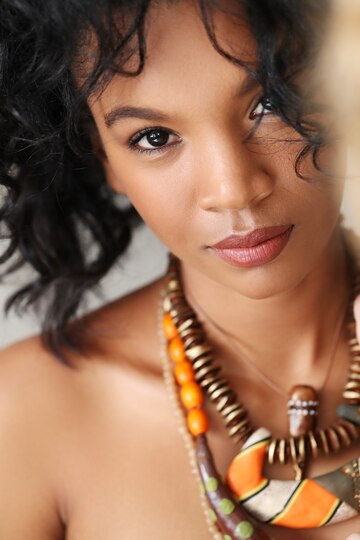
#> input picture Dataset/8.jpg, 360 x 540 px, found by its file name
$ python project_01_code.py
#> lines starting #> are read from the running program, lines starting #| are printed output that depends on the picture; after the words box and inside, x2 and y2 are one past the last pixel; in counts of white or black regions, pixels touching at a corner belong together
import numpy as np
import cv2
import matplotlib.pyplot as plt

image = cv2.imread("8.jpg")
#> image is the input picture: shape (540, 360, 3); mean B, G, R 84.4, 108.5, 148.8
image_rgb = cv2.cvtColor(image, cv2.COLOR_BGR2RGB)

# Take a variety of photographs of people and calculate the xy chromaticity values for
# each pixel.

# calculating RG chromaticity using equations
image_R = image_rgb[:,:,0]*1.0/image_rgb.sum(axis =2)
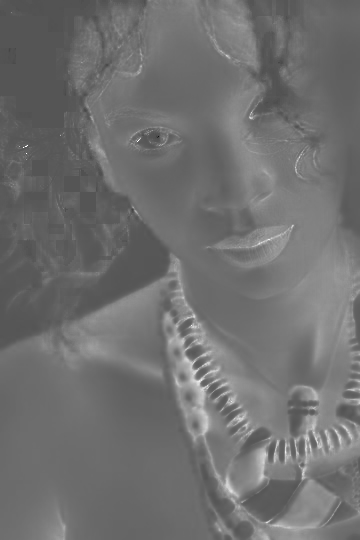
#> image_R: shape (540, 360) float64; min 0.0714, max 1, mean 0.44
image_G = image_rgb[:,:,1]*1.0/image_rgb.sum(axis =2)
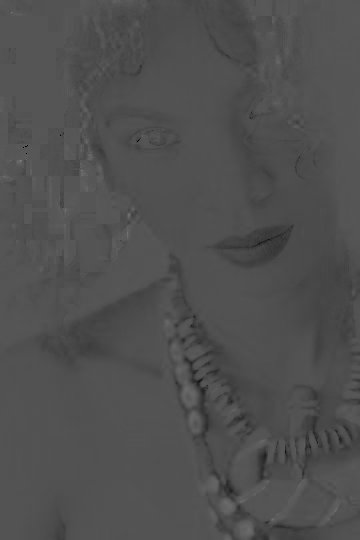
#> image_G: shape (540, 360) float64; min 0, max 0.5, mean 0.314


#Crop the photos or otherwise indicate with a painting tool which pixels are likely to be
# skin (e.g. face and arms)
patch = image_rgb[420:490, 60:140]
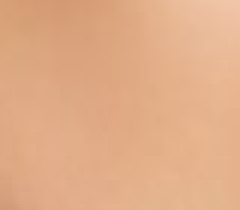
#> patch: shape (70, 80, 3) (shown 3 times larger); mean R, G, B 225.3, 172.9, 135.9


# Calculate a color (chromaticity) distribution for these pixels. You can use something as
# simple as a mean and covariance measure or as complicated as a mean-shift
# segmentation algorithm (see Section 5.3.2). You can optionally use non-skin pixels to
# model the background distribution.

# getting RG chroaticity for patch
patch_R = patch[:,:,0]*1.0/patch.sum(axis =2)
patch_G = patch[:,:,1]*1.0/patch.sum(axis= 2)

# mean and covariance measure OR mean_shift_segmentation
std_patch_R = np.std(patch_R.flatten())
#> std_patch_R = 0.00735
mean_patch_R = np.mean(patch_R.flatten())
#> mean_patch_R = 0.422

std_patch_G = np.std(patch_G.flatten())
#> std_patch_G = 0.00197
mean_patch_G = np.mean(patch_G.flatten())
#> mean_patch_G = 0.324

cov_matrix = np.cov(patch_R.flatten(), patch_G.flatten())
#> cov_matrix = [[5.4e-05, -9.19e-06], [-9.19e-06, 3.89e-06]]

# estimate bandwidth for mean shift clustering
# flat_patch = np.column_stack((patch_R.flatten(),patch_G.flatten()) )
# bandwidth = estimate_bandwidth(flat_patch, quantile=0.06, n_samples=3000)
# ms = MeanShift(bandwidth = bandwidth, bin_seeding=True)
# ms.fit(flat_patch)
# ??????????????????????????????????????????


# parametric segmentation: fit gaussian probability distribution using mask

def gaussian(p, mean, std):
    return np.exp(-(p-mean)**2/(2*std**2))*(1/(std*((2*np.pi)**0.5)))

x = np.linspace(0,1)
y = gaussian(x, mean_patch_R, std_patch_R)
#> y = 50 values, max 37.03 at index 21, min 0 at index 0, mean 0.92
# plt.plot(x,y)

prob_R = gaussian(image_R, mean_patch_R, std_patch_R)

prob_G = gaussian(image_G, mean_patch_G, std_patch_G)
#> call 3 of gaussian, with mean = 0.324, std = 0.00197
#> in gaussian (call 3), `return np.exp(-(p-mean)**2/(2*std**2))*(1/(std*((2*np.pi)**0.5)))`:
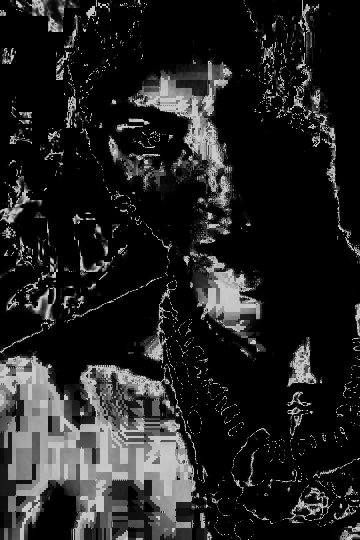
#> returned value: shape (540, 360) float64; min 0, max 202.4, mean 33.9

prob = prob_R * prob_G
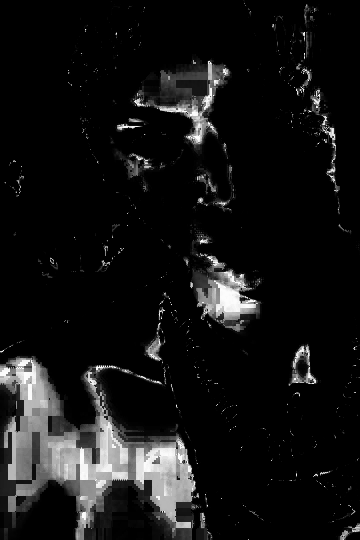
#> prob: shape (540, 360) float64; min 0, max 10985.3, mean 854.1; drawn with min black and max white

threshold = 0.2


# /////////////////////////
plt.figure(figsize=(10, 10))
plt.subplot(2, 2, 1)
plt.title("Original Image")
plt.imshow(image_rgb)

plt.subplot(2, 2, 2)
plt.scatter(image_R.flatten(), image_G.flatten())
plt.xlim(0, 1)
plt.ylim(0, 1)
plt.title("Original Image chromaticity ")

plt.subplot(2, 2, 3)
plt.title("Skin Patch cropped")
plt.imshow(patch)

plt.subplot(2, 2, 4)
plt.scatter(patch_R.flatten(), patch_G.flatten())
plt.xlim(0, 1)
plt.ylim(0, 1)
plt.title("distribution of choromaticity in patch")

plt.figure(figsize=(20, 8))
plt.subplot(1, 5, 1)
plt.title("Original Image")
plt.axis("off")
plt.imshow(image_rgb)

plt.subplot(1, 5, 2)
plt.title("Prob_R")
plt.axis("off")
plt.imshow(prob_R)

plt.subplot(1, 5, 3)
plt.title("Prob_G")
plt.axis("off")
plt.imshow(prob_G)

plt.subplot(1, 5, 4)
plt.title("Prob_R*Prob_G")
plt.axis("off")
plt.imshow(prob)

plt.subplot(1, 5, 5)
plt.title("Prob threshold")
plt.axis("off")
plt.imshow(prob>threshold, "gray")


plt.show()
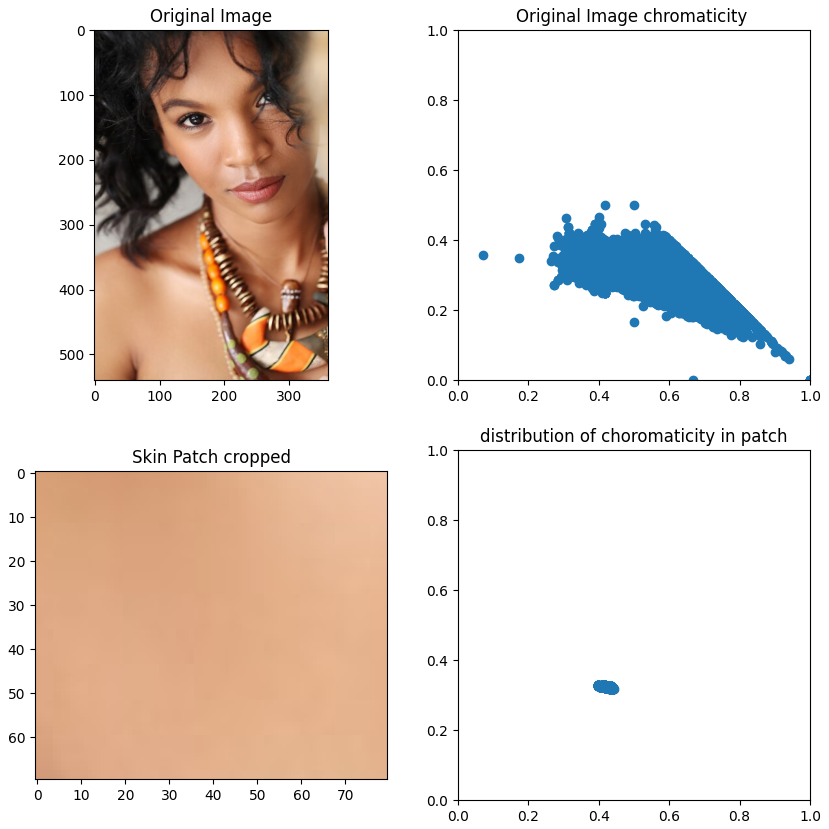
#> figure drawn by matplotlib, 4 panels
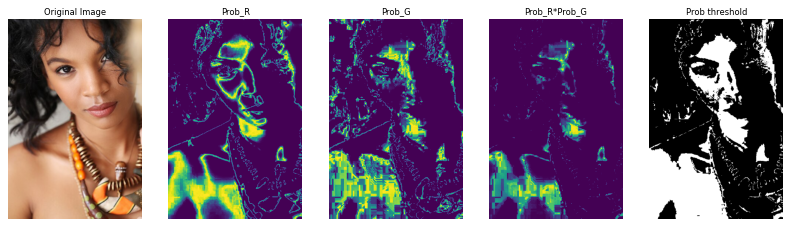
#> figure drawn by matplotlib, 5 panels

$ run again, with Dataset/1.jpg copied over Dataset/8.jpg
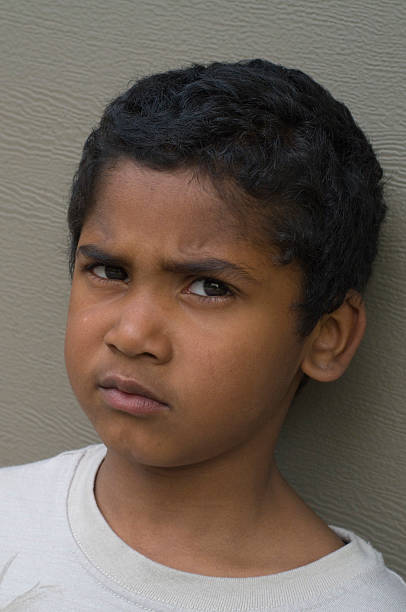
#> input picture Dataset/1.jpg, 406 x 612 px, found by its file name
#> image is the input picture: shape (612, 406, 3); mean B, G, R 87.9, 97.9, 111.1
#> `patch_G = patch[:,:,1]*1.0/patch.sum(axis= 2)`:
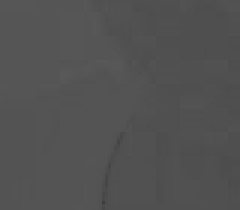
#> patch_G: shape (70, 80) float64 (shown 3 times larger); min 0.235, max 0.352, mean 0.324
#> std_patch_R = 0.0512
#> mean_patch_R = 0.39
#> std_patch_G = 0.01
#> mean_patch_G = 0.324
#> cov_matrix = [[0.00262, -0.000442], [-0.000442, 0.000101]]
#> y = 50 values, max 7.79 at index 19, min 1.03e-30 at index 49, mean 0.98
#> `plt.show()`:
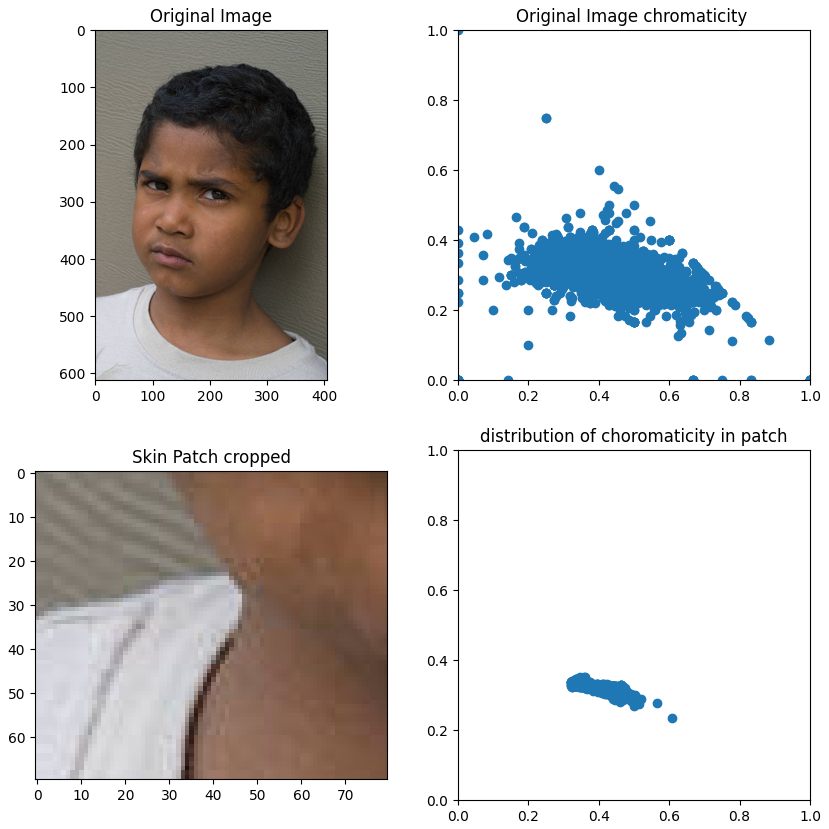
#> figure drawn by matplotlib, 4 panels

$ run again, with Dataset/11.jpg copied over Dataset/8.jpg
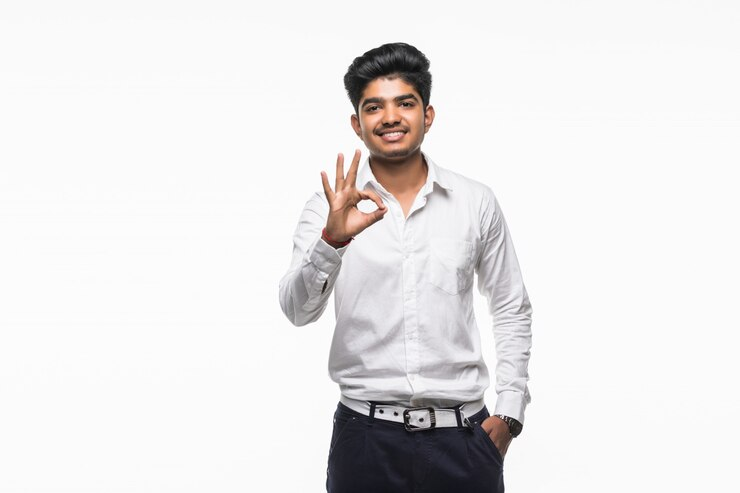
#> input picture Dataset/11.jpg, 740 x 493 px, found by its file name
#> image is the input picture: shape (493, 740, 3); mean B, G, R 232, 231.8, 233.5
#> `image_R = image_rgb[:,:,0]*1.0/image_rgb.sum(axis =2)`:
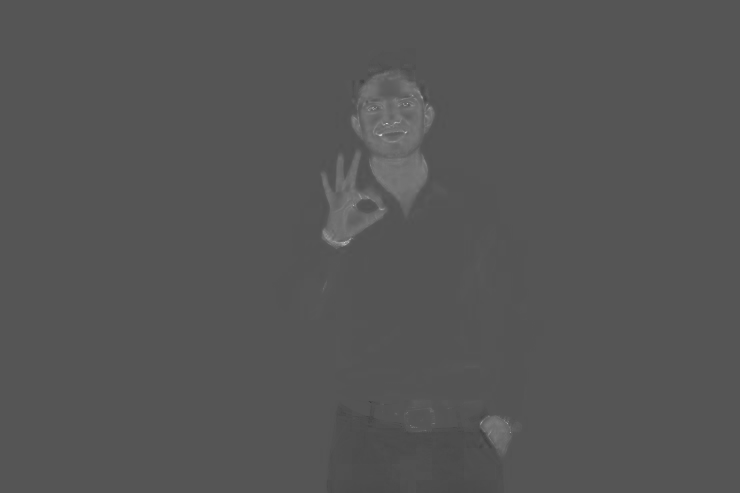
#> image_R: shape (493, 740) float64; min 0.238, max 0.833, mean 0.336
#> patch_R: shape (70, 80) float64; every value is 0.333
#> std_patch_R = 5.55e-17
#> mean_patch_R = 0.333
#> std_patch_G = 5.55e-17
#> mean_patch_G = 0.333
#> cov_matrix = [[3.08e-33, 3.08e-33], [3.08e-33, 3.08e-33]]
#> y = 50 values from 0 to 0
#> prob: shape (493, 740) float64; values 0 (black) and 1.9e+31 (white), 79.2% white; 11 black regions (4 under 20 px), largest, box (x1, y1, x2, y2) and area: (272, 48, 544, 493) 75755, (319, 406, 326, 417) 61, (320, 448, 323, 464) 46
#> `plt.show()`:
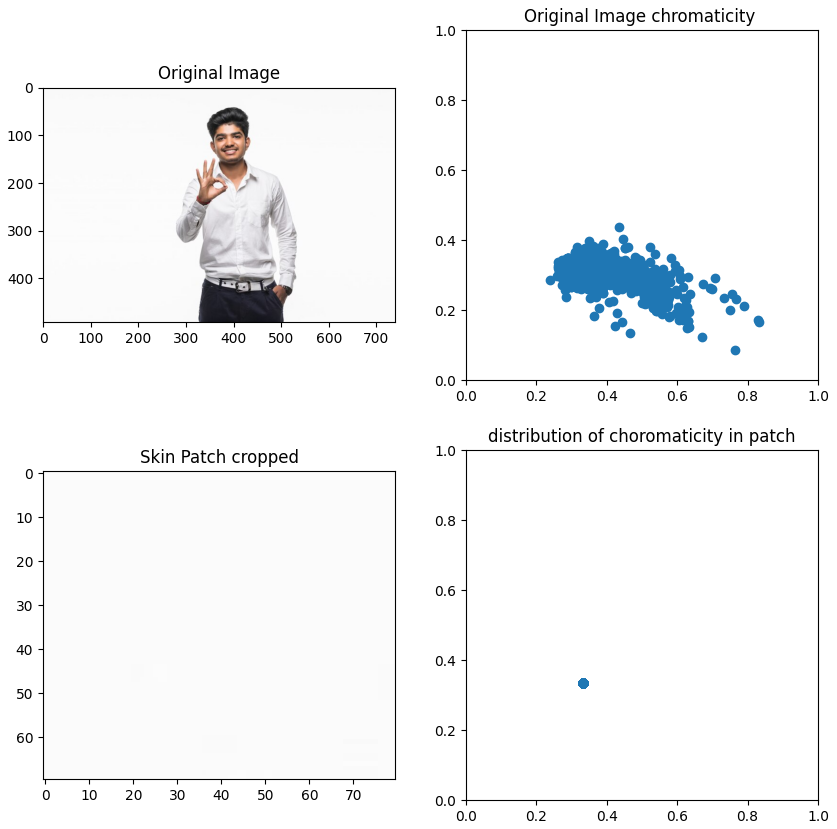
#> figure drawn by matplotlib, 4 panels
